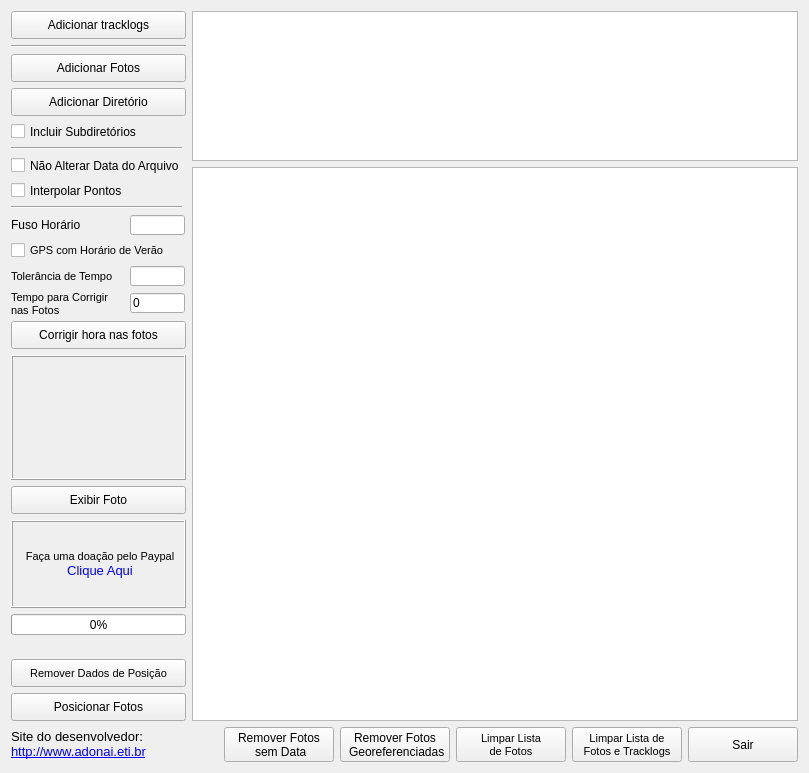
  <widget class="QWidget" name="centralwidget">
   <property name="sizePolicy">
    <sizepolicy hsizetype="Ignored" vsizetype="Ignored">
     <horstretch>0</horstretch>
     <verstretch>0</verstretch>
    </sizepolicy>
   </property>
   <layout class="QGridLayout" name="gridLayout_2">
    <item row="0" column="0">
     <layout class="QGridLayout" name="gridLayout">
      <item row="0" column="0" rowspan="2">
       <layout class="QVBoxLayout" name="verticalLayout">
        <item>
         <widget class="QPushButton" name="pushButtonOpenLogGPS">
          <property name="minimumSize">
           <size>
            <width>175</width>
            <height>28</height>
           </size>
          </property>
          <property name="maximumSize">
           <size>
            <width>175</width>
            <height>28</height>
           </size>
          </property>
          <property name="toolTip">
           <string>&lt;!DOCTYPE HTML PUBLIC &quot;-//W3C//DTD HTML 4.0//EN&quot; &quot;http://www.w3.org/TR/REC-html40/strict.dtd&quot;&gt;
&lt;html&gt;&lt;head&gt;&lt;meta name=&quot;qrichtext&quot; content=&quot;1&quot; /&gt;&lt;style type=&quot;text/css&quot;&gt;
p, li { white-space: pre-wrap; }
&lt;/style&gt;&lt;/head&gt;&lt;body style=&quot; font-family:'MS Shell Dlg 2'; font-size:8.25pt; font-weight:400; font-style:normal;&quot;&gt;
&lt;p style=&quot; margin-top:0px; margin-bottom:0px; margin-left:0px; margin-right:0px; -qt-block-indent:0; text-indent:0px;&quot;&gt;Selecionar arquivos de log de gps exportados pelo &lt;span style=&quot; font-weight:600;&quot;&gt;TrackMaker&lt;/span&gt; no formato &lt;span style=&quot; font-weight:600;&quot;&gt;txt&lt;/span&gt;&lt;/p&gt;&lt;/body&gt;&lt;/html&gt;</string>
          </property>
          <property name="text">
           <string>Adicionar tracklogs</string>
          </property>
          <property name="icon">
           <iconset resource="../../resources/resourcesIcon.qrc">
            <normaloff>:/IconesMenu/emblem-draft.png</normaloff>:/IconesMenu/emblem-draft.png</iconset>
          </property>
         </widget>
        </item>
        <item>
         <widget class="Line" name="line_3">
          <property name="minimumSize">
           <size>
            <width>175</width>
            <height>3</height>
           </size>
          </property>
          <property name="maximumSize">
           <size>
            <width>175</width>
            <height>3</height>
           </size>
          </property>
          <property name="orientation">
           <enum>Qt::Horizontal</enum>
          </property>
         </widget>
        </item>
        <item>
         <widget class="QPushButton" name="pushButtonOpenJpeg">
          <property name="sizePolicy">
           <sizepolicy hsizetype="Minimum" vsizetype="Fixed">
            <horstretch>0</horstretch>
            <verstretch>0</verstretch>
           </sizepolicy>
          </property>
          <property name="minimumSize">
           <size>
            <width>175</width>
            <height>28</height>
           </size>
          </property>
          <property name="maximumSize">
           <size>
            <width>175</width>
            <height>28</height>
           </size>
          </property>
          <property name="focusPolicy">
           <enum>Qt::StrongFocus</enum>
          </property>
          <property name="text">
           <string>Adicionar Fotos</string>
          </property>
          <property name="icon">
           <iconset resource="../../resources/resourcesIcon.qrc">
            <normaloff>:/IconesMenu/emblem-photos.png</normaloff>:/IconesMenu/emblem-photos.png</iconset>
          </property>
          <property name="iconSize">
           <size>
            <width>16</width>
            <height>16</height>
           </size>
          </property>
         </widget>
        </item>
        <item>
         <widget class="QPushButton" name="pushButtonOpenDirJpeg">
          <property name="minimumSize">
           <size>
            <width>175</width>
            <height>28</height>
           </size>
          </property>
          <property name="maximumSize">
           <size>
            <width>175</width>
            <height>28</height>
           </size>
          </property>
          <property name="text">
           <string>Adicionar Diretório</string>
          </property>
          <property name="icon">
           <iconset resource="../../resources/resourcesIcon.qrc">
            <normaloff>:/IconesMenu/oxyblue-folder-new.png</normaloff>:/IconesMenu/oxyblue-folder-new.png</iconset>
          </property>
         </widget>
        </item>
        <item>
         <widget class="QCheckBox" name="checkBoxInclSubdir">
          <property name="enabled">
           <bool>true</bool>
          </property>
          <property name="minimumSize">
           <size>
            <width>175</width>
            <height>19</height>
           </size>
          </property>
          <property name="maximumSize">
           <size>
            <width>175</width>
            <height>19</height>
           </size>
          </property>
          <property name="text">
           <string>Incluir Subdiretórios</string>
          </property>
          <property name="checked">
           <bool>false</bool>
          </property>
         </widget>
        </item>
        <item>
         <widget class="Line" name="line1">
          <property name="minimumSize">
           <size>
            <width>171</width>
            <height>3</height>
           </size>
          </property>
          <property name="maximumSize">
           <size>
            <width>171</width>
            <height>3</height>
           </size>
          </property>
          <property name="orientation">
           <enum>Qt::Horizontal</enum>
          </property>
         </widget>
        </item>
        <item>
         <widget class="QCheckBox" name="checkBoxNaoAlteraDataArquivo">
          <property name="minimumSize">
           <size>
            <width>175</width>
            <height>19</height>
           </size>
          </property>
          <property name="maximumSize">
           <size>
            <width>175</width>
            <height>19</height>
           </size>
          </property>
          <property name="acceptDrops">
           <bool>false</bool>
          </property>
          <property name="text">
           <string>Não Alterar Data do Arquivo   </string>
          </property>
          <property name="checkable">
           <bool>true</bool>
          </property>
         </widget>
        </item>
        <item>
         <widget class="QCheckBox" name="checkBoxInterpolarPontos">
          <property name="minimumSize">
           <size>
            <width>167</width>
            <height>19</height>
           </size>
          </property>
          <property name="maximumSize">
           <size>
            <width>167</width>
            <height>19</height>
           </size>
          </property>
          <property name="text">
           <string>Interpolar Pontos</string>
          </property>
          <property name="checkable">
           <bool>true</bool>
          </property>
         </widget>
        </item>
        <item>
         <widget class="Line" name="line2">
          <property name="minimumSize">
           <size>
            <width>171</width>
            <height>3</height>
           </size>
          </property>
          <property name="maximumSize">
           <size>
            <width>171</width>
            <height>3</height>
           </size>
          </property>
          <property name="orientation">
           <enum>Qt::Horizontal</enum>
          </property>
         </widget>
        </item>
        <item>
         <layout class="QHBoxLayout" name="horizontalLayout_3">
          <property name="sizeConstraint">
           <enum>QLayout::SetMaximumSize</enum>
          </property>
          <item>
           <widget class="QLabel" name="labelFusoHorario">
            <property name="minimumSize">
             <size>
              <width>113</width>
              <height>20</height>
             </size>
            </property>
            <property name="maximumSize">
             <size>
              <width>113</width>
              <height>20</height>
             </size>
            </property>
            <property name="toolTip">
             <string>Fuso horário onde o tracklog do gps foi adquirido, fuso horário oficial de Brasilia é -3:00 hs</string>
            </property>
            <property name="text">
             <string>Fuso Horário</string>
            </property>
            <property name="buddy">
             <cstring>lineEditFusoHorario</cstring>
            </property>
           </widget>
          </item>
          <item>
           <widget class="QLineEdit" name="lineEditFusoHorario">
            <property name="sizePolicy">
             <sizepolicy hsizetype="Fixed" vsizetype="Fixed">
              <horstretch>0</horstretch>
              <verstretch>0</verstretch>
             </sizepolicy>
            </property>
            <property name="minimumSize">
             <size>
              <width>55</width>
              <height>18</height>
             </size>
            </property>
            <property name="maximumSize">
             <size>
              <width>55</width>
              <height>20</height>
             </size>
            </property>
            <property name="inputMask">
             <string notr="true"/>
            </property>
            <property name="text">
             <string notr="true"/>
            </property>
           </widget>
          </item>
         </layout>
        </item>
        <item>
         <widget class="QCheckBox" name="checkBoxHorarioDeVerao">
          <property name="minimumSize">
           <size>
            <width>175</width>
            <height>19</height>
           </size>
          </property>
          <property name="maximumSize">
           <size>
            <width>175</width>
            <height>19</height>
           </size>
          </property>
          <property name="font">
           <font>
            <pointsize>8</pointsize>
           </font>
          </property>
          <property name="toolTip">
           <string>Se o aparelho de GPS estiver operando com o horário de verão, está opção deve ser marcada</string>
          </property>
          <property name="text">
           <string>GPS com Horário de Verão</string>
          </property>
          <property name="checkable">
           <bool>true</bool>
          </property>
         </widget>
        </item>
        <item>
         <layout class="QHBoxLayout" name="horizontalLayout_4">
          <property name="sizeConstraint">
           <enum>QLayout::SetMaximumSize</enum>
          </property>
          <item>
           <widget class="QLabel" name="label_4">
            <property name="minimumSize">
             <size>
              <width>113</width>
              <height>20</height>
             </size>
            </property>
            <property name="maximumSize">
             <size>
              <width>113</width>
              <height>20</height>
             </size>
            </property>
            <property name="font">
             <font>
              <pointsize>8</pointsize>
             </font>
            </property>
            <property name="toolTip">
             <string>Maior diferença de tempo entre o horario das coordenadas do GPS e o horário que a foto foi tirada, tempo em segundos</string>
            </property>
            <property name="text">
             <string>Tolerância de Tempo</string>
            </property>
            <property name="buddy">
             <cstring>lineEditToleranciaTempo</cstring>
            </property>
           </widget>
          </item>
          <item>
           <widget class="QLineEdit" name="lineEditToleranciaTempo">
            <property name="sizePolicy">
             <sizepolicy hsizetype="Fixed" vsizetype="Fixed">
              <horstretch>0</horstretch>
              <verstretch>0</verstretch>
             </sizepolicy>
            </property>
            <property name="minimumSize">
             <size>
              <width>55</width>
              <height>18</height>
             </size>
            </property>
            <property name="maximumSize">
             <size>
              <width>55</width>
              <height>20</height>
             </size>
            </property>
            <property name="inputMask">
             <string notr="true"/>
            </property>
            <property name="text">
             <string notr="true"/>
            </property>
           </widget>
          </item>
         </layout>
        </item>
        <item>
         <layout class="QHBoxLayout" name="horizontalLayout_5">
          <property name="sizeConstraint">
           <enum>QLayout::SetMaximumSize</enum>
          </property>
          <item>
           <widget class="QLabel" name="label_5">
            <property name="minimumSize">
             <size>
              <width>113</width>
              <height>23</height>
             </size>
            </property>
            <property name="maximumSize">
             <size>
              <width>113</width>
              <height>23</height>
             </size>
            </property>
            <property name="font">
             <font>
              <pointsize>8</pointsize>
             </font>
            </property>
            <property name="toolTip">
             <string>&lt;!DOCTYPE HTML PUBLIC &quot;-//W3C//DTD HTML 4.0//EN&quot; &quot;http://www.w3.org/TR/REC-html40/strict.dtd&quot;&gt;
&lt;html&gt;&lt;head&gt;&lt;meta name=&quot;qrichtext&quot; content=&quot;1&quot; /&gt;&lt;style type=&quot;text/css&quot;&gt;
p, li { white-space: pre-wrap; }
&lt;/style&gt;&lt;/head&gt;&lt;body style=&quot; font-family:'MS Shell Dlg 2'; font-size:8.25pt; font-weight:400; font-style:normal;&quot;&gt;
&lt;p style=&quot; margin-top:0px; margin-bottom:0px; margin-left:0px; margin-right:0px; -qt-block-indent:0; text-indent:0px;&quot;&gt;&lt;span style=&quot; font-size:8pt;&quot;&gt;Tempo em segundos que a hora das fotos está adiantado em relação a hora do tracklog,&lt;/span&gt;&lt;/p&gt;
&lt;p style=&quot; margin-top:0px; margin-bottom:0px; margin-left:0px; margin-right:0px; -qt-block-indent:0; text-indent:0px;&quot;&gt;&lt;span style=&quot; font-size:8pt;&quot;&gt;Ex: hora da foto 13:20:23 e o tempo que você verificou no tracklog está marcando 13:20:10, você deve colocar -13 segundos para que o tempo nas fotos fiquem iguais aos pontos obtidos pelo GPS.&lt;/span&gt;&lt;/p&gt;&lt;/body&gt;&lt;/html&gt;</string>
            </property>
            <property name="text">
             <string>Tempo para Corrigir nas Fotos</string>
            </property>
            <property name="wordWrap">
             <bool>true</bool>
            </property>
            <property name="buddy">
             <cstring>lineEditCorrecaoTempoFotos</cstring>
            </property>
           </widget>
          </item>
          <item>
           <widget class="QLineEdit" name="lineEditCorrecaoTempoFotos">
            <property name="sizePolicy">
             <sizepolicy hsizetype="Fixed" vsizetype="Fixed">
              <horstretch>0</horstretch>
              <verstretch>0</verstretch>
             </sizepolicy>
            </property>
            <property name="minimumSize">
             <size>
              <width>55</width>
              <height>18</height>
             </size>
            </property>
            <property name="maximumSize">
             <size>
              <width>55</width>
              <height>20</height>
             </size>
            </property>
            <property name="inputMask">
             <string notr="true"/>
            </property>
            <property name="text">
             <string notr="true">0</string>
            </property>
           </widget>
          </item>
         </layout>
        </item>
        <item>
         <widget class="QPushButton" name="pushButtonCorrigirHoraFotos">
          <property name="minimumSize">
           <size>
            <width>175</width>
            <height>28</height>
           </size>
          </property>
          <property name="maximumSize">
           <size>
            <width>175</width>
            <height>28</height>
           </size>
          </property>
          <property name="font">
           <font>
            <pointsize>9</pointsize>
           </font>
          </property>
          <property name="text">
           <string>Corrigir hora nas fotos</string>
          </property>
          <property name="icon">
           <iconset resource="../../resources/resourcesIcon.qrc">
            <normaloff>:/IconesMenu/document-open-recent.png</normaloff>:/IconesMenu/document-open-recent.png</iconset>
          </property>
         </widget>
        </item>
        <item>
         <widget class="TrataEventoLabelThumbnail" name="labelThumbnail">
          <property name="minimumSize">
           <size>
            <width>175</width>
            <height>125</height>
           </size>
          </property>
          <property name="maximumSize">
           <size>
            <width>175</width>
            <height>125</height>
           </size>
          </property>
          <property name="frameShape">
           <enum>QFrame::Box</enum>
          </property>
          <property name="frameShadow">
           <enum>QFrame::Raised</enum>
          </property>
          <property name="lineWidth">
           <number>1</number>
          </property>
          <property name="midLineWidth">
           <number>0</number>
          </property>
          <property name="text">
           <string/>
          </property>
          <property name="alignment">
           <set>Qt::AlignCenter</set>
          </property>
         </widget>
        </item>
        <item>
         <widget class="QPushButton" name="pushButtonExibirFoto">
          <property name="minimumSize">
           <size>
            <width>175</width>
            <height>28</height>
           </size>
          </property>
          <property name="maximumSize">
           <size>
            <width>175</width>
            <height>29</height>
           </size>
          </property>
          <property name="text">
           <string>Exibir Foto</string>
          </property>
         </widget>
        </item>
        <item>
         <widget class="TrataEventoLabelPaypal" name="labelPaypal">
          <property name="minimumSize">
           <size>
            <width>175</width>
            <height>88</height>
           </size>
          </property>
          <property name="maximumSize">
           <size>
            <width>175</width>
            <height>88</height>
           </size>
          </property>
          <property name="toolTip">
           <string>Clique aqui para fazer uma doação ao desenvolvedor do software</string>
          </property>
          <property name="frameShape">
           <enum>QFrame::Box</enum>
          </property>
          <property name="frameShadow">
           <enum>QFrame::Raised</enum>
          </property>
          <property name="text">
           <string>&lt;!DOCTYPE HTML PUBLIC &quot;-//W3C//DTD HTML 4.0//EN&quot; &quot;http://www.w3.org/TR/REC-html40/strict.dtd&quot;&gt;
&lt;html&gt;&lt;head&gt;&lt;meta name=&quot;qrichtext&quot; content=&quot;1&quot; /&gt;&lt;style type=&quot;text/css&quot;&gt;
p, li { white-space: pre-wrap; }
&lt;/style&gt;&lt;/head&gt;&lt;body style=&quot; font-family:'Verdana'; font-size:8pt; font-weight:400; font-style:normal;&quot;&gt;
&lt;p align=&quot;center&quot; style=&quot; margin-top:0px; margin-bottom:0px; margin-left:0px; margin-right:0px; -qt-block-indent:0; text-indent:0px;&quot;&gt;&lt;span style=&quot; font-family:'MS Shell Dlg 2';&quot;&gt;Faça uma doação pelo Paypal&lt;/span&gt;&lt;/p&gt;
&lt;p align=&quot;center&quot; style=&quot; margin-top:0px; margin-bottom:0px; margin-left:0px; margin-right:0px; -qt-block-indent:0; text-indent:0px;&quot;&gt;&lt;img src=&quot;:/IconesMenu/paypal.gif&quot; /&gt;&lt;/p&gt;
&lt;p align=&quot;center&quot; style=&quot; margin-top:0px; margin-bottom:0px; margin-left:0px; margin-right:0px; -qt-block-indent:0; text-indent:0px;&quot;&gt;&lt;span style=&quot; font-family:'MS Shell Dlg 2'; font-size:10pt; color:#0000ff;&quot;&gt;Clique Aqui&lt;/span&gt;&lt;/p&gt;&lt;/body&gt;&lt;/html&gt;</string>
          </property>
         </widget>
        </item>
        <item>
         <widget class="QProgressBar" name="progressBar">
          <property name="enabled">
           <bool>true</bool>
          </property>
          <property name="sizePolicy">
           <sizepolicy hsizetype="Preferred" vsizetype="Preferred">
            <horstretch>0</horstretch>
            <verstretch>0</verstretch>
           </sizepolicy>
          </property>
          <property name="minimumSize">
           <size>
            <width>175</width>
            <height>21</height>
           </size>
          </property>
          <property name="maximumSize">
           <size>
            <width>175</width>
            <height>21</height>
           </size>
          </property>
          <property name="value">
           <number>0</number>
          </property>
          <property name="textVisible">
           <bool>true</bool>
          </property>
          <property name="orientation">
           <enum>Qt::Horizontal</enum>
          </property>
         </widget>
        </item>
        <item>
         <spacer name="verticalSpacer_2">
          <property name="orientation">
           <enum>Qt::Vertical</enum>
          </property>
          <property name="sizeHint" stdset="0">
           <size>
            <width>173</width>
            <height>18</height>
           </size>
          </property>
         </spacer>
        </item>
        <item>
         <widget class="QPushButton" name="pushButtonRemoverDadosExif">
          <property name="minimumSize">
           <size>
            <width>175</width>
            <height>28</height>
           </size>
          </property>
          <property name="maximumSize">
           <size>
            <width>175</width>
            <height>28</height>
           </size>
          </property>
          <property name="font">
           <font>
            <pointsize>8</pointsize>
           </font>
          </property>
          <property name="text">
           <string>Remover Dados de Posição</string>
          </property>
          <property name="icon">
           <iconset resource="../../resources/resourcesIcon.qrc">
            <normaloff>:/IconesMenu/list-remove.png</normaloff>:/IconesMenu/list-remove.png</iconset>
          </property>
          <property name="iconSize">
           <size>
            <width>16</width>
            <height>16</height>
           </size>
          </property>
         </widget>
        </item>
        <item>
         <widget class="QPushButton" name="pushButtonPosicionarFotos">
          <property name="minimumSize">
           <size>
            <width>175</width>
            <height>28</height>
           </size>
          </property>
          <property name="maximumSize">
           <size>
            <width>175</width>
            <height>28</height>
           </size>
          </property>
          <property name="text">
           <string>Posicionar Fotos</string>
          </property>
          <property name="icon">
           <iconset resource="../../resources/resourcesIcon.qrc">
            <normaloff>:/IconesMenu/filefind.png</normaloff>:/IconesMenu/filefind.png</iconset>
          </property>
          <property name="iconSize">
           <size>
            <width>16</width>
            <height>16</height>
           </size>
          </property>
         </widget>
        </item>
       </layout>
      </item>
      <item row="0" column="1" colspan="7">
       <widget class="QTableWidget" name="tableWidgetLogGps">
        <property name="minimumSize">
         <size>
          <width>350</width>
          <height>100</height>
         </size>
        </property>
        <property name="maximumSize">
         <size>
          <width>16777215</width>
          <height>150</height>
         </size>
        </property>
        <property name="editTriggers">
         <set>QAbstractItemView::NoEditTriggers</set>
        </property>
       </widget>
      </item>
      <item row="1" column="1" colspan="7">
       <widget class="TrataEventoTableWidgetJpeg" name="tableWidgetJpeg">
        <property name="minimumSize">
         <size>
          <width>350</width>
          <height>421</height>
         </size>
        </property>
        <property name="contextMenuPolicy">
         <enum>Qt::DefaultContextMenu</enum>
        </property>
        <property name="acceptDrops">
         <bool>false</bool>
        </property>
        <property name="editTriggers">
         <set>QAbstractItemView::NoEditTriggers</set>
        </property>
        <property name="dragDropMode">
         <enum>QAbstractItemView::NoDragDrop</enum>
        </property>
        <property name="sortingEnabled">
         <bool>false</bool>
        </property>
       </widget>
      </item>
      <item row="2" column="0" colspan="2">
       <widget class="QLabel" name="label_6">
        <property name="text">
         <string>&lt;!DOCTYPE HTML PUBLIC &quot;-//W3C//DTD HTML 4.0//EN&quot; &quot;http://www.w3.org/TR/REC-html40/strict.dtd&quot;&gt;
&lt;html&gt;&lt;head&gt;&lt;meta name=&quot;qrichtext&quot; content=&quot;1&quot; /&gt;&lt;style type=&quot;text/css&quot;&gt;
p, li { white-space: pre-wrap; }
&lt;/style&gt;&lt;/head&gt;&lt;body style=&quot; font-family:'MS Shell Dlg 2'; font-size:8.25pt; font-weight:400; font-style:normal;&quot;&gt;
&lt;p style=&quot; margin-top:0px; margin-bottom:0px; margin-left:0px; margin-right:0px; -qt-block-indent:0; text-indent:0px;&quot;&gt;&lt;span style=&quot; font-family:'Verdana'; font-size:10pt;&quot;&gt;Site do desenvolvedor:&lt;/span&gt;&lt;/p&gt;
&lt;p style=&quot; margin-top:0px; margin-bottom:0px; margin-left:0px; margin-right:0px; -qt-block-indent:0; text-indent:0px;&quot;&gt;&lt;a href=&quot;http://www.adonai.eti.br&quot;&gt;&lt;span style=&quot; font-size:10pt; text-decoration: underline; color:#0000ff;&quot;&gt;http://www.adonai.eti.br&lt;/span&gt;&lt;/a&gt;&lt;/p&gt;&lt;/body&gt;&lt;/html&gt;</string>
        </property>
       </widget>
      </item>
      <item row="2" column="2">
       <spacer name="horizontalSpacer">
        <property name="orientation">
         <enum>Qt::Horizontal</enum>
        </property>
        <property name="sizeHint" stdset="0">
         <size>
          <width>20</width>
          <height>20</height>
         </size>
        </property>
       </spacer>
      </item>
      <item row="2" column="5">
       <widget class="QPushButton" name="pushButtonLimparListaArquivosImagens">
        <property name="minimumSize">
         <size>
          <width>110</width>
          <height>35</height>
         </size>
        </property>
        <property name="maximumSize">
         <size>
          <width>110</width>
          <height>35</height>
         </size>
        </property>
        <property name="font">
         <font>
          <pointsize>8</pointsize>
         </font>
        </property>
        <property name="text">
         <string>Limpar Lista 
de Fotos</string>
        </property>
       </widget>
      </item>
      <item row="2" column="6">
       <widget class="QPushButton" name="pushButtonLimparListaArquivos">
        <property name="minimumSize">
         <size>
          <width>110</width>
          <height>33</height>
         </size>
        </property>
        <property name="maximumSize">
         <size>
          <width>110</width>
          <height>35</height>
         </size>
        </property>
        <property name="font">
         <font>
          <pointsize>8</pointsize>
          <italic>false</italic>
          <underline>false</underline>
          <strikeout>false</strikeout>
          <stylestrategy>PreferAntialias</stylestrategy>
          <kerning>true</kerning>
         </font>
        </property>
        <property name="mouseTracking">
         <bool>false</bool>
        </property>
        <property name="acceptDrops">
         <bool>true</bool>
        </property>
        <property name="text">
         <string>Limpar Lista de
Fotos e Tracklogs</string>
        </property>
       </widget>
      </item>
      <item row="2" column="7">
       <widget class="QPushButton" name="pushButtonFechar">
        <property name="minimumSize">
         <size>
          <width>110</width>
          <height>35</height>
         </size>
        </property>
        <property name="maximumSize">
         <size>
          <width>110</width>
          <height>35</height>
         </size>
        </property>
        <property name="text">
         <string>Sair</string>
        </property>
        <property name="icon">
         <iconset resource="../../resources/resourcesIcon.qrc">
          <normaloff>:/IconesMenu/error.png</normaloff>:/IconesMenu/error.png</iconset>
        </property>
       </widget>
      </item>
      <item row="2" column="4">
       <widget class="QPushButton" name="pushButtonRemoveGeoref">
        <property name="minimumSize">
         <size>
          <width>110</width>
          <height>35</height>
         </size>
        </property>
        <property name="maximumSize">
         <size>
          <width>110</width>
          <height>35</height>
         </size>
        </property>
        <property name="text">
         <string>Remover Fotos 
 Georeferenciadas</string>
        </property>
       </widget>
      </item>
      <item row="2" column="3">
       <widget class="QPushButton" name="pushButtonRemoveFileNoDate">
        <property name="minimumSize">
         <size>
          <width>110</width>
          <height>35</height>
         </size>
        </property>
        <property name="maximumSize">
         <size>
          <width>110</width>
          <height>35</height>
         </size>
        </property>
        <property name="text">
         <string>Remover Fotos 
 sem Data</string>
        </property>
       </widget>
      </item>
     </layout>
    </item>
   </layout>
  </widget>
